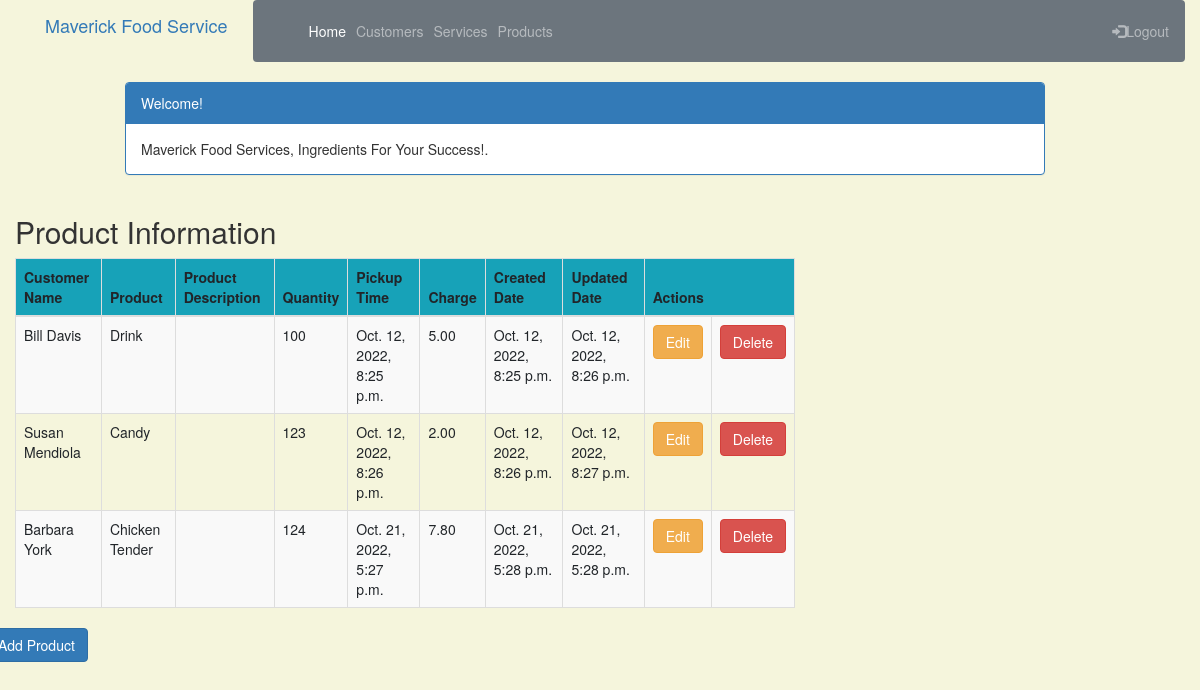
The page /product_list (signed in) on the database its author committed.
### crm/models.py (models this page shows, shortened)
class Product(models.Model):
    cust_name = models.ForeignKey(Customer, on_delete=models.CASCADE, related_name='products')
    product = models.CharField(max_length=100)
    description = models.TextField()
    quantity = models.IntegerField()
    pickup_time = models.DateTimeField(
        default=timezone.now)
    charge = models.DecimalField(max_digits=10, decimal_places=2)
    created_date = models.DateTimeField(
        default=timezone.now)
    updated_date = models.DateTimeField(auto_now_add=True)

class Customer(models.Model):
    cust_name = models.CharField(max_length=50)
    email = models.EmailField(max_length=100)
    phone = models.CharField(max_length=20)
    bldgroom = models.CharField(max_length=100)
    address = models.CharField(max_length=200)
    city = models.CharField(max_length=50)
    state = models.CharField(max_length=50)
    zipcode = models.CharField(max_length=10)
    organization = models.CharField(max_length=100)
    role = models.CharField(max_length=100)
    def __str__ (self):
        return self.cust_name

### crm/views.py (the view)
# urls.py: path('product_list', views.product_list, name='product_list'),
@login_required
def product_list(request):
    products = Product.objects.filter(created_date__lte=timezone.now())
    return render(request, 'crm/product_list.html', {'products': products})

### crm/templates/crm/product_list.html (shortened to what this page needs)
<!DOCTYPE html>
{% extends 'crm/base.html' %}
{% block content %}
    <head>
        <link rel="stylesheet" href="https://maxcdn.bootstrapcdn.com/bootstrap/3.3.4/css/bootstrap.min.css">
    </head>
    <body>
    <div class="container">
        <div class="row">
            <div class="col-md-10 col-md-offset-1">
                <div class="panel panel-primary">
                    <div class="panel-heading">Welcome!</div>
                    <div class="panel-body">
                        Maverick Food Services, Ingredients For Your Success!.
                    </div>
                </div>
            </div>
        </div>
    </div>
    <div class="row">
        <h2 style="padding-left: 15Px">Product Information</h2>
    </div>
    <div>
        <table class="table table-striped table-bordered table-hover">
            <thead>
            <tr class="bg-info">
                <th>Customer Name</th>
                <th>Product</th>
                <th>Product Description</th>
                <th>Quantity</th>
                <th>Pickup Time</th>
                <th>Charge</th>
                <th>Created Date</th>
                <th>Updated Date</th>
                <th colspan="3">Actions</th>
            </tr>
            </thead>
            <tbody>
            {% for product in products %}
                <tr>
                    <td>{{ product.cust_name }}</td>
                    <td>{{ product.product }}</td>
                    <td>{{ product.p_description }}</td>
                    <td>{{ product.quantity }}</td>
                    <td>{{ product.pickup_time }}</td>
                    <td>{{ product.charge }}</td>
                    <td>{{ product.created_date }}</td>
                    <td>{{ product.updated_date }}</td>
                    <td><a href="{% url 'crm:product_edit' pk=product.pk %}"
                           class="btn btn-warning">Edit</a></td>
                     <td><a href="{% url 'crm:product_delete' pk=product.pk %}"
                           onclick="return confirm('Are you sure you want to delete?')"
                           class="btn btn-danger">Delete</a>
                     </td>
                </tr>
            {% endfor %}
            </tbody>
        </table>
    </div>
         <div class="row">
         <a href="{% url 'crm:product_new' %}" class="row"><span
                    class="btn btn-primary">Add Product</span></a>
     </div>
    </body>
{% endblock %}

### crm/static/css/portfolio.css (style rules this page uses)
body { padding-left: 15px; }

### crm/templates/crm/product_list.html (style rules this page uses)
body { background-color: beige; }

### rows shown on the page
Product: cust_name "Bill Davis", product "Drink", quantity "100", pickup_time "Oct. 12, 2022, 8:25 p.m.", charge "5.00", created_date "Oct. 12, 2022, 8:25 p.m.", updated_date "Oct. 12, 2022, 8:26 p.m."
Product: cust_name "Susan Mendiola", product "Candy", quantity "123", pickup_time "Oct. 12, 2022, 8:26 p.m.", charge "2.00", created_date "Oct. 12, 2022, 8:26 p.m.", updated_date "Oct. 12, 2022, 8:27 p.m."
Product: cust_name "Barbara York", product "Chicken Tender", quantity "124", pickup_time "Oct. 21, 2022, 5:27 p.m.", charge "7.80", created_date "Oct. 21, 2022, 5:28 p.m.", updated_date "Oct. 21, 2022, 5:28 p.m."
